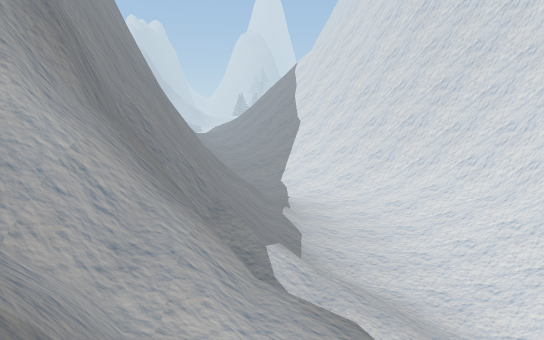
[1] (above)

14 first-person views from a walk through a scene from a Unity 3-D project. The camera is 1.5 m above the floor, tilts 10° down and sees 75° across. The floor is counted in squares, 1 m on a side. Each view is taken from the middle of a square. On the plan, view 1 faces up. The plan holds only what a view shows up to about 16 squares ahead; the rest is blank. The place goes on beyond the plan.

[2]
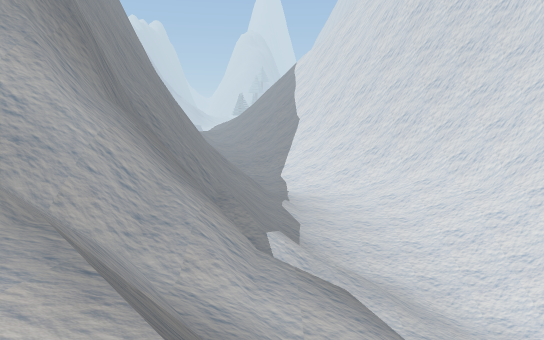

[3]
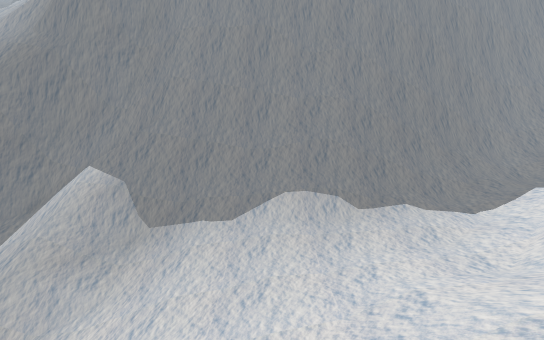

[4]
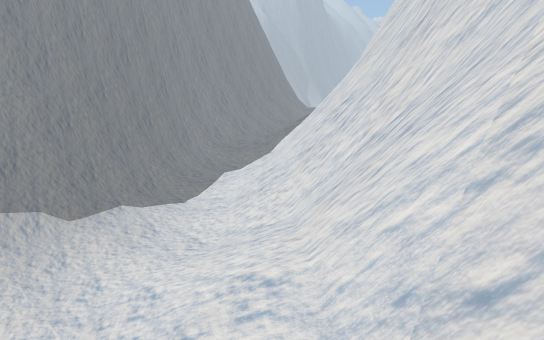

[5]
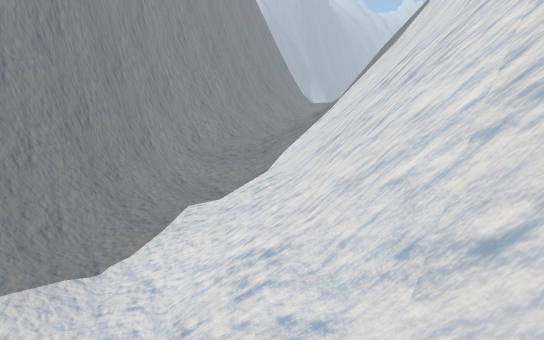

[6]
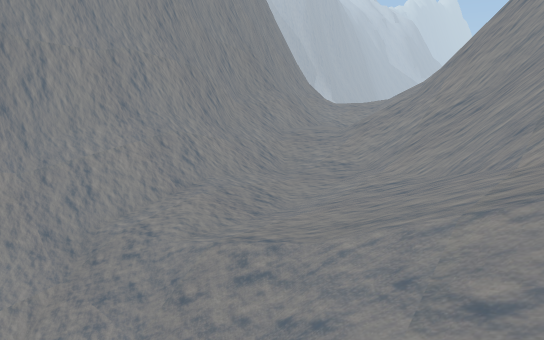

[7]
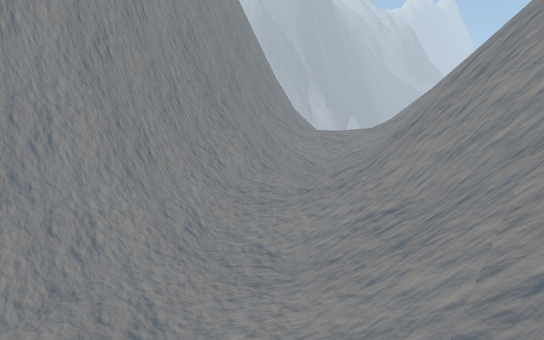

[8]
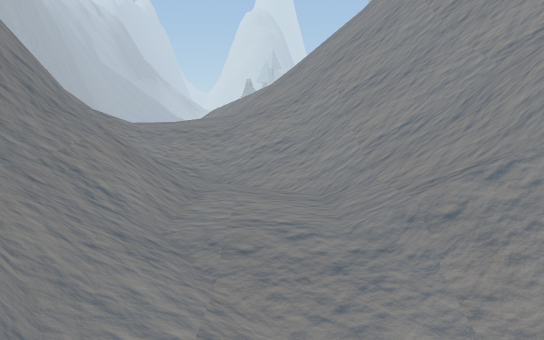

[9]
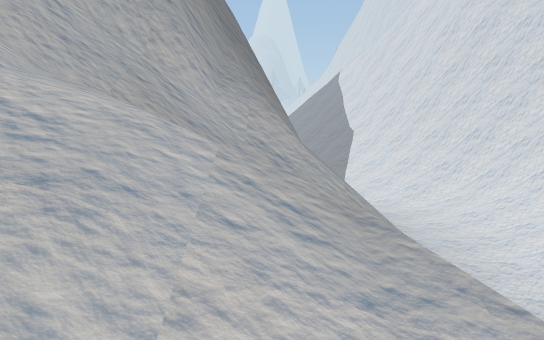

[10]
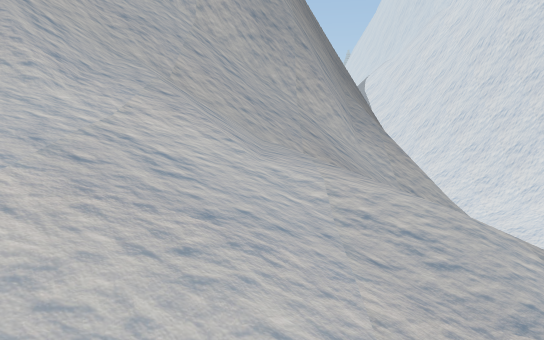

[11]
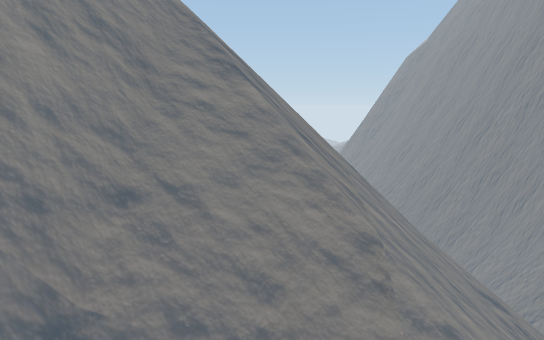

[12]
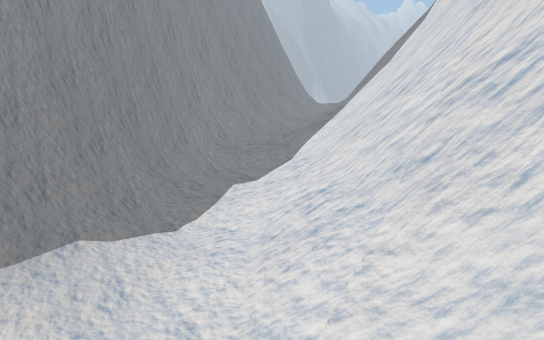

[13]
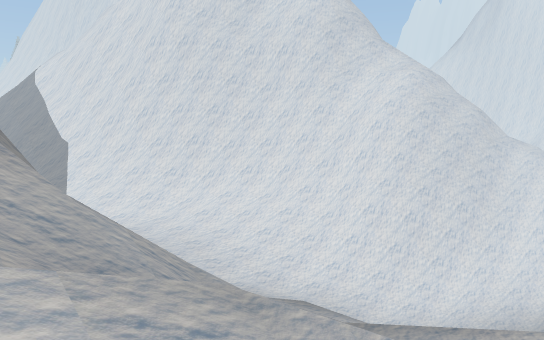

[14]
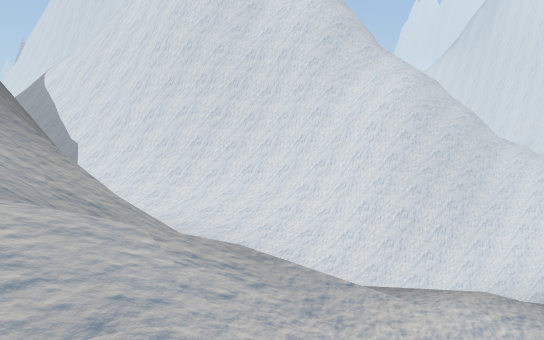

### Floor plan
Key: @ floor where view 1 was taken; # wall or solid block; . main floor; : floor 0.75 m higher than the main floor; - floor 0.75 m lower than the main floor; + floor 1.5 m higher than the main floor; _ floor 1.75 m lower than the main floor; * floor 2.25 m higher than the main floor; < floor 2.5 m lower than the main floor; % floor 3.25 m higher than the main floor; / step, stairs or slope; = window, fence, low wall or low ledge; v drop or lower ground; O other object.
Columns run from 11 left of view 1 to 12 right of it. Each row starts with its distance up from view 1.
 46               /
 45      ///     //=
 44      ////   ///=
 43   %%%/////  ////
 42 =//%%/////
 41 #=/////==/
 40 #=//////=##
 39 ##=#/*///=##
 38  ##=/**///=#
 37  ##=/**////
 36   #=/**/////=
 35   ##//////=vv
 34   ##=//////##
 33    ##=/++//=#
 32    ##=/++//=#
 31     #=//++//##
 30     #=///++//=##
 29     #=////////##
 28     ###////////##
 27      ##=/..: //=#
 26       #=/:::///=##
 25       ##//..////###
 24       #=///..////###
 23       #=O///..////###
 22       #==////..////###
 21       #==///.....///###
 20       #=/////.../////##
 19       #=/////...//////#
 18       ###////....//   /
 17        ##////..../
 16         #/////////
 15         #///////////////
 14         #//////__///////
 13        ##///////_///////
 12       ###//////////////
 11       #v#+/////////<//
 10      ##=v===/ -////
  9     ###=vv#=
  8    ##=#=/v#
  7  ####==#//=
  6  ////////////
  5 //////////////=
  4 /////  ///////
  3 //////  /v=/
  2 //////////==
  1  /////////=
  0   // //////@
 -1    // /    /

Where each view was taken, in squares from view 1:
view 1: 0 up, 0 right, facing up
view 2: 1 down, 0 right, facing up
view 3: 18 up, 11 right, facing left
view 4: 18 up, 11 right, facing up-left
view 5: 22 up, 7 right, facing up-left
view 6: 28 up, 1 right, facing up-left
view 7: 30 up, 1 right, facing up-left
view 8: 32 up, 5 left, facing up
view 9: 1 down, 5 left, facing up
view 10: 1 down, 8 left, facing up
view 11: 46 up, 3 right, facing down
view 12: 20 up, 8 right, facing up-left
view 13: 0 up, 6 left, facing up-right
view 14: 1 down, 7 left, facing up-right
